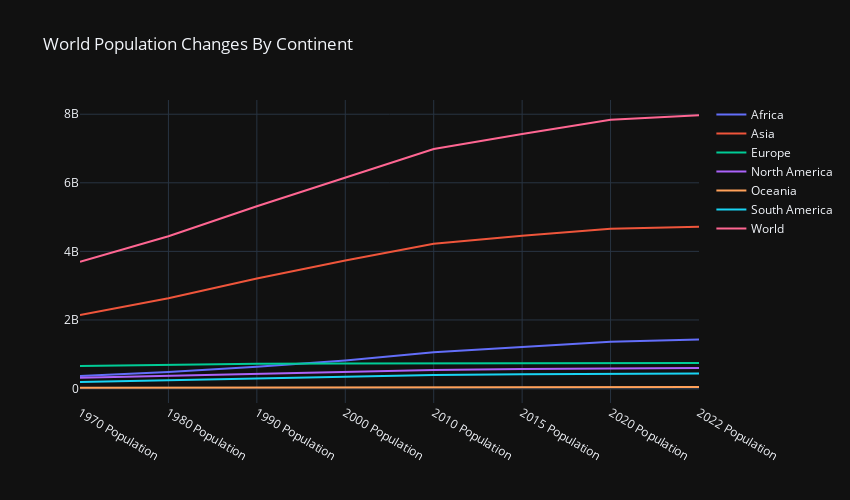

The cell this chart's notebook holds for it:
### Code cell
fig = px.line(x=wp_2.columns,y=[wp_2.loc["Africa"]],title='World population changes by continent ',template="plotly_dark")
fig.data[0].name="Africa"

fig.add_scatter(x=wp_2.columns, y=wp_2.loc["Asia"], mode='lines',name = "Asia")
fig.add_scatter(x=wp_2.columns, y=wp_2.loc["Europe"], mode='lines',name = "Europe")
fig.add_scatter(x=wp_2.columns, y=wp_2.loc["North America"], mode='lines',name = "North America")
fig.add_scatter(x=wp_2.columns, y=wp_2.loc["Oceania"], mode='lines',name = "Oceania")
fig.add_scatter(x=wp_2.columns, y=wp_2.loc["South America"], mode='lines',name = "South America")
fig.add_scatter(x=wp_2.columns, y=wp_2.loc["World"], mode='lines',name = "World")



fig.update_layout(
    width=850, 
    height=500,
    title="World Population Changes By Continent",
    xaxis_title="",
    yaxis_title="",
    legend_title="",
    )

fig.show()

### Figure 1 — Plotly figure (JSON) as saved in the notebook; plotly's stock layout.template omitted (floating-point values rounded to 4 significant figures)
{"data": [{"hovertemplate": "variable=wide_variable_0<br>x=%{x}<br>value=%{y}<extra></extra>", "legendgroup": "wide_variable_0", "line": {"color": "#636efa", "dash": "solid"}, "marker": {"symbol": "circle"}, "mode": "lines", "name": "Africa", "orientation": "v", "showlegend": true, "type": "scatter", "x": ["1970 Population", "1980 Population", "1990 Population", "2000 Population", "2010 Population", "2015 Population", "2020 Population", "2022 Population"], "xaxis": "x", "y": [365444348, 481536377, 638150629, 818946032, 1055228072, 1201102442, 1360671810, 1426730932], "yaxis": "y"}, {"mode": "lines", "name": "Asia", "type": "scatter", "x": ["1970 Population", "1980 Population", "1990 Population", "2000 Population", "2010 Population", "2015 Population", "2020 Population", "2022 Population"], "y": [2144906290, 2635334228, 3210563577, 3735089604, 4220041327, 4458250182, 4663086535, 4721383274]}, {"mode": "lines", "name": "Europe", "type": "scatter", "x": ["1970 Population", "1980 Population", "1990 Population", "2000 Population", "2010 Population", "2015 Population", "2020 Population", "2022 Population"], "y": [655923991, 692527159, 720320797, 726093423, 735613934, 741535608, 745792196, 743147538]}, {"mode": "lines", "name": "North America", "type": "scatter", "x": ["1970 Population", "1980 Population", "1990 Population", "2000 Population", "2010 Population", "2015 Population", "2020 Population", "2022 Population"], "y": [315434606, 368293361, 421266425, 486069584, 542720651, 570383850, 594236593, 600296136]}, {"mode": "lines", "name": "Oceania", "type": "scatter", "x": ["1970 Population", "1980 Population", "1990 Population", "2000 Population", "2010 Population", "2015 Population", "2020 Population", "2022 Population"], "y": [19480270, 22920240, 26743822, 31222778, 37102764, 40403283, 43933426, 45038554]}, {"mode": "lines", "name": "South America", "type": "scatter", "x": ["1970 Population", "1980 Population", "1990 Population", "2000 Population", "2010 Population", "2015 Population", "2020 Population", "2022 Population"], "y": [192947156, 241789006, 297146415, 349634282, 393078250, 413134396, 431530043, 436816608]}, {"mode": "lines", "name": "World", "type": "scatter", "x": ["1970 Population", "1980 Population", "1990 Population", "2000 Population", "2010 Population", "2015 Population", "2020 Population", "2022 Population"], "y": [3694136661, 4442400371, 5314191665, 6147055703, 6983784998, 7424809761, 7839250603, 7973413042]}], "layout": {"height": 500, "legend": {"title": {"text": ""}, "tracegroupgap": 0}, "title": {"text": "World Population Changes By Continent"}, "width": 850, "xaxis": {"anchor": "y", "domain": [0, 1], "title": {"text": ""}}, "yaxis": {"anchor": "x", "domain": [0, 1], "title": {"text": ""}}}}
